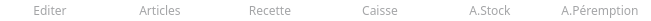
    <widget class="QFrame" name="frame_15">
     <property name="geometry">
      <rect>
       <x>200</x>
       <y>110</y>
       <width>651</width>
       <height>21</height>
      </rect>
     </property>
     <property name="styleSheet">
      <string notr="true">background-color:white; border:0px solid black;</string>
     </property>
     <property name="frameShape">
      <enum>QFrame::StyledPanel</enum>
     </property>
     <property name="frameShadow">
      <enum>QFrame::Raised</enum>
     </property>
     <widget class="QLabel" name="title_1">
      <property name="geometry">
       <rect>
        <x>0</x>
        <y>0</y>
        <width>100</width>
        <height>21</height>
       </rect>
      </property>
      <property name="font">
       <font>
        <family>Rockwell</family>
        <pointsize>9</pointsize>
        <weight>50</weight>
        <bold>false</bold>
       </font>
      </property>
      <property name="styleSheet">
       <string notr="true">color:#a4a5a7;</string>
      </property>
      <property name="text">
       <string>Editer</string>
      </property>
      <property name="alignment">
       <set>Qt::AlignCenter</set>
      </property>
     </widget>
     <widget class="QLabel" name="title_2">
      <property name="geometry">
       <rect>
        <x>110</x>
        <y>0</y>
        <width>100</width>
        <height>21</height>
       </rect>
      </property>
      <property name="font">
       <font>
        <family>Rockwell</family>
        <pointsize>9</pointsize>
        <weight>50</weight>
        <bold>false</bold>
       </font>
      </property>
      <property name="styleSheet">
       <string notr="true">color:#a4a5a7;</string>
      </property>
      <property name="text">
       <string>Articles</string>
      </property>
      <property name="alignment">
       <set>Qt::AlignCenter</set>
      </property>
     </widget>
     <widget class="QLabel" name="title_3">
      <property name="geometry">
       <rect>
        <x>220</x>
        <y>0</y>
        <width>100</width>
        <height>21</height>
       </rect>
      </property>
      <property name="font">
       <font>
        <family>Rockwell</family>
        <pointsize>9</pointsize>
        <weight>50</weight>
        <bold>false</bold>
       </font>
      </property>
      <property name="styleSheet">
       <string notr="true">color:#a4a5a7;</string>
      </property>
      <property name="text">
       <string>Recette</string>
      </property>
      <property name="alignment">
       <set>Qt::AlignCenter</set>
      </property>
     </widget>
     <widget class="QLabel" name="title_4">
      <property name="geometry">
       <rect>
        <x>330</x>
        <y>0</y>
        <width>100</width>
        <height>21</height>
       </rect>
      </property>
      <property name="font">
       <font>
        <family>Rockwell</family>
        <pointsize>9</pointsize>
        <weight>50</weight>
        <bold>false</bold>
       </font>
      </property>
      <property name="styleSheet">
       <string notr="true">color:#a4a5a7;</string>
      </property>
      <property name="text">
       <string>Caisse</string>
      </property>
      <property name="alignment">
       <set>Qt::AlignCenter</set>
      </property>
     </widget>
     <widget class="QLabel" name="title_5">
      <property name="geometry">
       <rect>
        <x>550</x>
        <y>0</y>
        <width>100</width>
        <height>21</height>
       </rect>
      </property>
      <property name="font">
       <font>
        <family>Rockwell</family>
        <pointsize>9</pointsize>
        <weight>50</weight>
        <bold>false</bold>
       </font>
      </property>
      <property name="styleSheet">
       <string notr="true">color:#a4a5a7;</string>
      </property>
      <property name="text">
       <string>A.Péremption</string>
      </property>
      <property name="alignment">
       <set>Qt::AlignCenter</set>
      </property>
     </widget>
     <widget class="QLabel" name="title_6">
      <property name="geometry">
       <rect>
        <x>440</x>
        <y>0</y>
        <width>100</width>
        <height>21</height>
       </rect>
      </property>
      <property name="font">
       <font>
        <family>Rockwell</family>
        <pointsize>9</pointsize>
        <weight>50</weight>
        <bold>false</bold>
       </font>
      </property>
      <property name="styleSheet">
       <string notr="true">color:#a4a5a7;</string>
      </property>
      <property name="text">
       <string>A.Stock</string>
      </property>
      <property name="alignment">
       <set>Qt::AlignCenter</set>
      </property>
     </widget>
    </widget>
